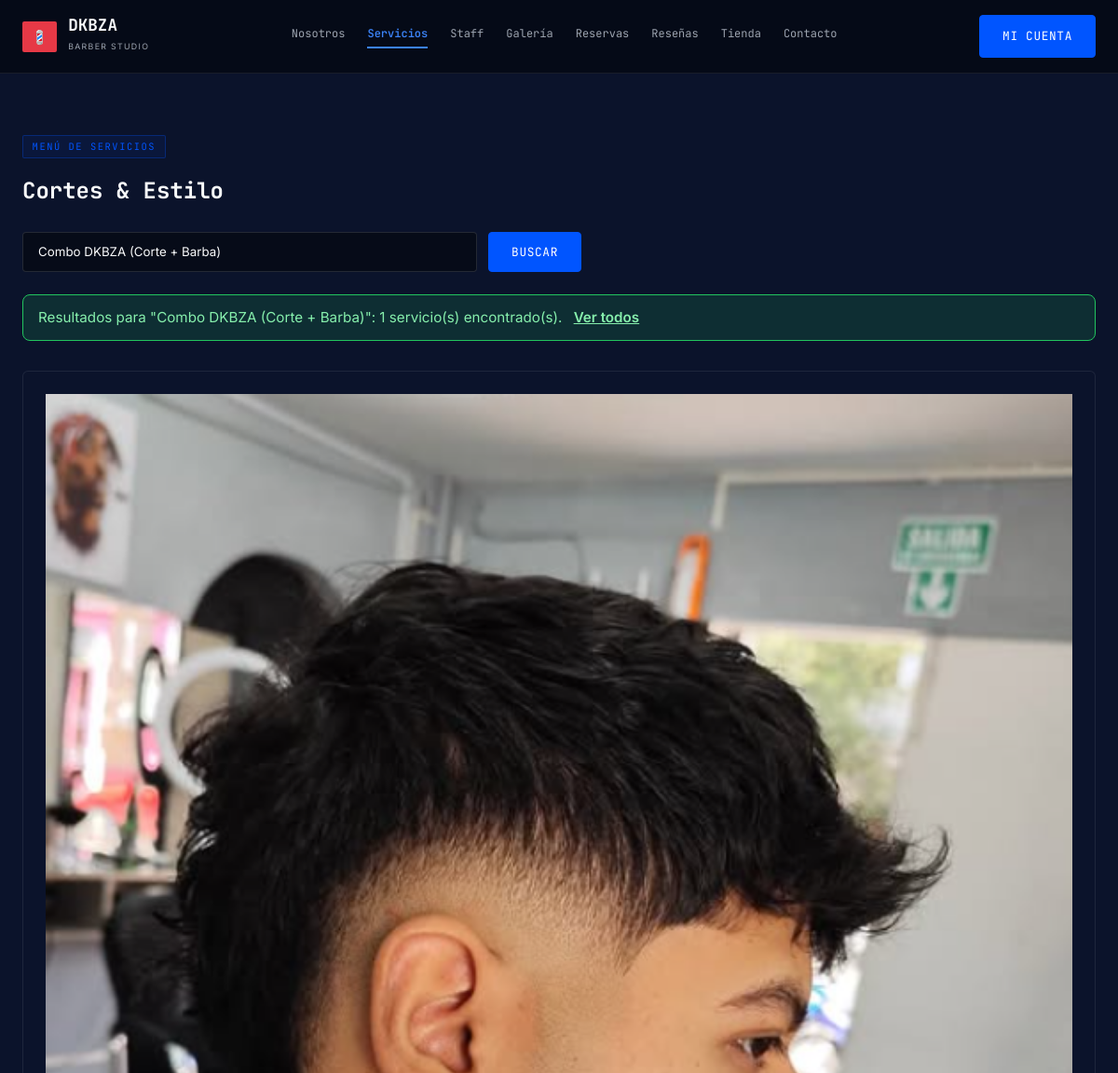
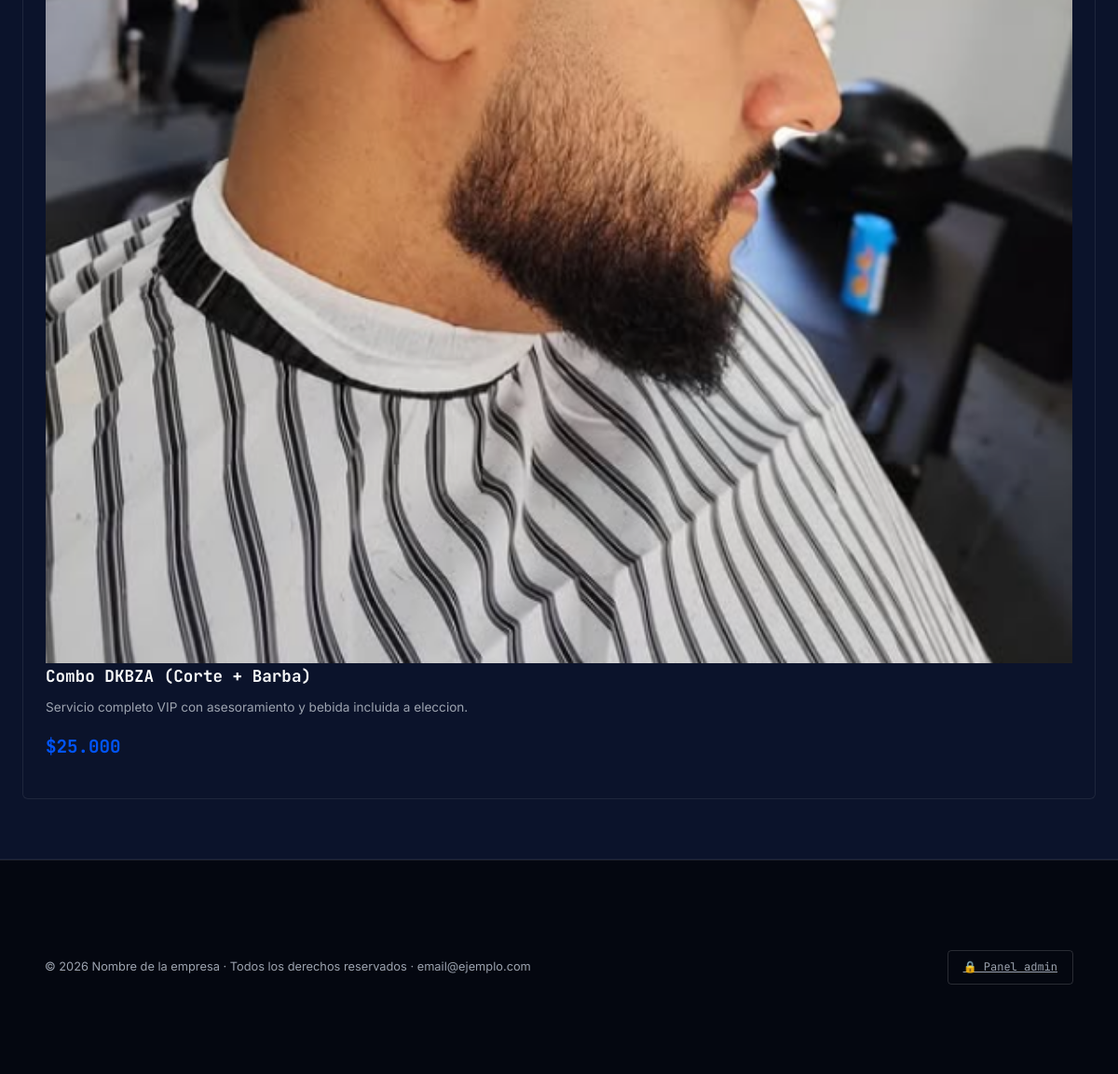
Screenshot of /servicios.php?buscar=Combo DKBZA (Corte + Barba) with the database file from the repository (2 pictures, top to bottom).
### tables this page shows
CREATE TABLE servicios (
  id            INT AUTO_INCREMENT PRIMARY KEY,
  categoria_id  INT NULL,
  nombre        VARCHAR(100) NOT NULL,
  descripcion   TEXT,
  precio        DECIMAL(10, 2) NOT NULL,
  imagen        VARCHAR(255),
  estado        TINYINT NOT NULL DEFAULT 1,
  created_at    TIMESTAMP DEFAULT CURRENT_TIMESTAMP,
  updated_at    TIMESTAMP DEFAULT CURRENT_TIMESTAMP ON UPDATE CURRENT_TIMESTAMP,
  CONSTRAINT fk_servicios_categoria
    FOREIGN KEY (categoria_id) REFERENCES categorias(id)
    ON UPDATE CASCADE ON DELETE SET NULL
);

### servicios.php (the view, shortened to what this page needs)
<?php
  require_once __DIR__ . '/config/conexion.php';
  $busqueda = '';
  if (isset($_GET['buscar'])) {
    $busqueda = trim(filter_input(INPUT_GET, 'buscar', FILTER_UNSAFE_RAW) ?? '');
  }
  if (!empty($busqueda)) {
    $sql = "SELECT id, nombre, descripcion, precio, imagen
            FROM servicios
            WHERE estado = 1
              AND (nombre LIKE :busqueda_nombre OR descripcion LIKE :busqueda_descripcion)
            ORDER BY id ASC";
    $stmt = $pdo->prepare($sql);
    $stmt->execute([
      ':busqueda_nombre'      => '%' . $busqueda . '%',
      ':busqueda_descripcion' => '%' . $busqueda . '%'
    ]);
  }
  $resultados = $stmt->fetchAll();
  function e($valor) {
    return htmlspecialchars((string) $valor, ENT_QUOTES, 'UTF-8');
  }
  include('includes/header.php');
  include('includes/nav.php');
?>
  <section id="servicios" class="section-card">
    <div class="container">
      <span class="section-tag">
        MENÚ DE SERVICIOS
      </span>
      <h1>
        Cortes & Estilo
      </h1>
      <form method="get" action="servicios.php" class="search-form">
        <input
          type="text"
          id="buscar"
          name="buscar"
          class="wireframe-input"
          placeholder="Buscar servicio (ej: barba, corte, combo)"
          value="<?php echo e($busqueda); ?>"
        >
        <button type="submit" class="btn-blue">
          Buscar
        </button>
      </form>
      <?php if (!empty($busqueda)): ?>
        <?php if (count($resultados) > 0): ?>
          <div class="alerta alerta-exito">
            Resultados para "<?php echo e($busqueda); ?>": <?php echo count($resultados); ?> servicio(s) encontrado(s).
            <a href="servicios.php">Ver todos</a>
          </div>
        <?php endif; ?>
      <?php elseif (count($resultados) === 0): ?>
        <div class="alerta alerta-error">
          Todavía no hay servicios cargados.
        </div>
      <?php endif; ?>
      <div class="grid-services">
        <?php foreach ($resultados as $servicio): ?>
          <div class="card-service">
            <?php if (!empty($servicio['imagen'])): ?>
              <img src="img/<?php echo e($servicio['imagen']); ?>" alt="<?php echo e($servicio['nombre']); ?>" class="service-img" loading="lazy">
            <?php endif; ?>
            <h3>
              <?php echo e($servicio['nombre']); ?>
            </h3>
            <p>
              <?php echo e($servicio['descripcion']); ?>
            </p>
            <span class="price">
              $<?php echo e(number_format((float) $servicio['precio'], 0, ',', '.')); ?>
            </span>
          </div>
        <?php endforeach; ?>
      </div>
    </div>
  </section>
<?php include('includes/footer.php'); ?>

### css/styles.css (style rules this page uses)
* { box-sizing: border-box; margin: 0; padding: 0; }
html { scroll-behavior: smooth; }
body { font-family: 'Inter', -apple-system, BlinkMacSystemFont, sans-serif; background-color: #060B18; color: #F9FAFB; line-height: 1.6; min-height: 100vh; }
h1, h2, h3, h4, .mono { font-family: 'JetBrains Mono', monospace; }
.container { max-width: 1200px; margin: 0 auto; padding: 4rem 1.5rem; }
.section-card { background-color: #0B132B; border-bottom: 1px solid rgba(255, 255, 255, 0.08); }
.section-tag { font-family: 'JetBrains Mono', monospace; font-size: 0.65rem; letter-spacing: 0.15em; text-transform: uppercase; color: #0055FF; border: 1px solid rgba(0, 85, 255, 0.3); background: rgba(0, 85, 255, 0.08); padding: 0.2rem 0.6rem; display: inline-block; margin-bottom: 1rem; border-radius: 2px; }
.btn-blue { background-color: #0055FF; color: #FFFFFF; border: 1px solid #0055FF; font-family: 'JetBrains Mono', monospace; font-size: 0.8rem; letter-spacing: 0.05em; text-transform: uppercase; padding: 0.75rem 1.5rem; border-radius: 4px; cursor: pointer; text-decoration: none; display: inline-block; transition: all 0.15s ease-in-out; }
.grid-services, .grid-products, .grid-staff, .reviews-grid { display: grid; grid-template-columns: repeat(auto-fit, minmax(280px, 1fr)); gap: 1.5rem; margin-top: 2rem; }
.card-service, .card-product, .card-staff, .review-card { background-color: #0B132B; border: 1px solid rgba(255, 255, 255, 0.08); padding: 1.5rem; border-radius: 6px; display: flex; flex-direction: column; justify-content: space-between; }
.card-service h3, .card-product h3 { font-size: 1.1rem; margin-bottom: 0.5rem; }
.card-service p, .card-product p { color: #9CA3AF; font-size: 0.85rem; margin-bottom: 1rem; }
.price { font-family: 'JetBrains Mono', monospace; font-size: 1.2rem; font-weight: 700; color: #0055FF; display: block; margin-bottom: 1rem; }
.wireframe-input { background-color: #060B18; border: 1px solid rgba(255, 255, 255, 0.12); padding: 0.75rem 1rem; color: #F9FAFB; border-radius: 4px; font-family: inherit; width: 100%; }
.alerta { padding: 12px 16px; border-radius: 8px; margin-bottom: 16px; font-size: 0.95rem; }
.alerta-exito { background: rgba(34, 197, 94, 0.15); border: 1px solid #22c55e; color: #86efac; }
.search-form { display: flex; gap: 12px; margin: 24px 0; max-width: 600px; }
.search-form .wireframe-input { flex: 1; margin: 0; }
.alerta a { color: inherit; font-weight: 600; margin-left: 8px; }

### rows the page displays
servicios: imagen (picture), nombre "Combo DKBZA (Corte + Barba)", descripcion "Servicio completo VIP con asesoramiento y bebida incluida a eleccion.", precio "25.000"

### other values shown
$busqueda "Combo DKBZA (Corte + Barba)"
count($resultados) "1"
env('APP_NAME') "Nombre de la empresa"
env('APP_EMAIL') "email@ejemplo.com"
